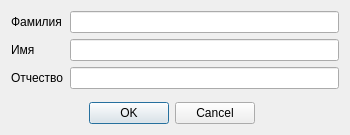
<?xml version="1.0" encoding="UTF-8"?>
<ui version="4.0">
 <class>AccountDialog</class>
 <widget class="QDialog" name="AccountDialog">
  <property name="geometry">
   <rect>
    <x>0</x>
    <y>0</y>
    <width>350</width>
    <height>135</height>
   </rect>
  </property>
  <property name="windowTitle">
   <string>Аккаунт</string>
  </property>
  <layout class="QGridLayout" name="gridLayout_2">
   <item row="0" column="0" colspan="2">
    <layout class="QVBoxLayout" name="verticalLayout">
     <item>
      <layout class="QFormLayout" name="formLayout">
       <item row="0" column="0">
        <widget class="QLabel" name="label">
         <property name="text">
          <string>Фамилия</string>
         </property>
        </widget>
       </item>
       <item row="0" column="1">
        <widget class="QLineEdit" name="lineEditFirstName">
         <property name="inputMask">
          <string>&gt;A&lt;aaaaaaaaaaaaaaaaaaa</string>
         </property>
         <property name="maxLength">
          <number>20</number>
         </property>
        </widget>
       </item>
       <item row="1" column="0">
        <widget class="QLabel" name="label_2">
         <property name="text">
          <string>Имя</string>
         </property>
        </widget>
       </item>
       <item row="1" column="1">
        <widget class="QLineEdit" name="lineEditSecondName">
         <property name="inputMask">
          <string>&gt;A&lt;aaaaaaaaaaaaaaaaaaa</string>
         </property>
        </widget>
       </item>
       <item row="2" column="0">
        <widget class="QLabel" name="label_3">
         <property name="text">
          <string>Отчество</string>
         </property>
        </widget>
       </item>
       <item row="2" column="1">
        <widget class="QLineEdit" name="lineEditLastName">
         <property name="inputMask">
          <string>&gt;A&lt;aaaaaaaaaaaaaaaaaaa</string>
         </property>
        </widget>
       </item>
      </layout>
     </item>
    </layout>
   </item>
   <item row="2" column="0">
    <widget class="QDialogButtonBox" name="buttonBox">
     <property name="orientation">
      <enum>Qt::Horizontal</enum>
     </property>
     <property name="standardButtons">
      <set>QDialogButtonBox::Cancel|QDialogButtonBox::Ok</set>
     </property>
     <property name="centerButtons">
      <bool>true</bool>
     </property>
    </widget>
   </item>
   <item row="1" column="0">
    <spacer name="verticalSpacer">
     <property name="orientation">
      <enum>Qt::Vertical</enum>
     </property>
     <property name="sizeHint" stdset="0">
      <size>
       <width>20</width>
       <height>40</height>
      </size>
     </property>
    </spacer>
   </item>
  </layout>
 </widget>
 <resources/>
 <connections>
  <connection>
   <sender>buttonBox</sender>
   <signal>accepted()</signal>
   <receiver>AccountDialog</receiver>
   <slot>accept()</slot>
   <hints>
    <hint type="sourcelabel">
     <x>257</x>
     <y>125</y>
    </hint>
    <hint type="destinationlabel">
     <x>157</x>
     <y>274</y>
    </hint>
   </hints>
  </connection>
  <connection>
   <sender>buttonBox</sender>
   <signal>rejected()</signal>
   <receiver>AccountDialog</receiver>
   <slot>reject()</slot>
   <hints>
    <hint type="sourcelabel">
     <x>325</x>
     <y>125</y>
    </hint>
    <hint type="destinationlabel">
     <x>286</x>
     <y>274</y>
    </hint>
   </hints>
  </connection>
 </connections>
</ui>
